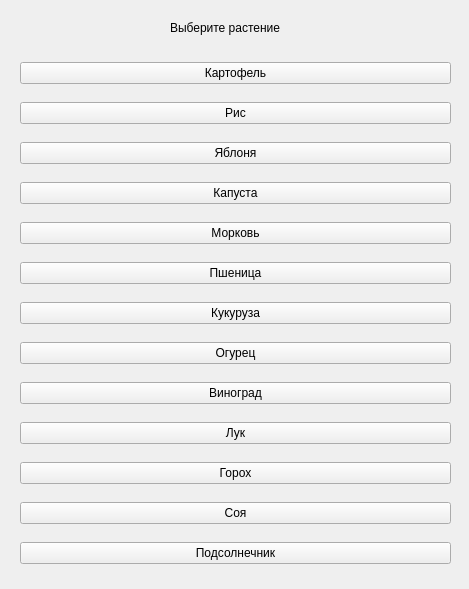
<?xml version="1.0" encoding="UTF-8"?>
<ui version="4.0">
 <class>Forecast</class>
 <widget class="QWidget" name="Forecast">
  <property name="geometry">
   <rect>
    <x>0</x>
    <y>0</y>
    <width>469</width>
    <height>589</height>
   </rect>
  </property>
  <property name="windowTitle">
   <string>Form</string>
  </property>
  <widget class="QWidget" name="verticalLayoutWidget">
   <property name="geometry">
    <rect>
     <x>20</x>
     <y>50</y>
     <width>431</width>
     <height>531</height>
    </rect>
   </property>
   <layout class="QVBoxLayout" name="verticalLayout">
    <item>
     <widget class="QPushButton" name="pushButton_2">
      <property name="text">
       <string>Картофель</string>
      </property>
     </widget>
    </item>
    <item>
     <widget class="QPushButton" name="pushButton_5">
      <property name="text">
       <string>Рис</string>
      </property>
     </widget>
    </item>
    <item>
     <widget class="QPushButton" name="pushButton_6">
      <property name="text">
       <string>Яблоня</string>
      </property>
     </widget>
    </item>
    <item>
     <widget class="QPushButton" name="pushButton_10">
      <property name="text">
       <string>Капуста</string>
      </property>
     </widget>
    </item>
    <item>
     <widget class="QPushButton" name="pushButton_11">
      <property name="text">
       <string>Морковь</string>
      </property>
     </widget>
    </item>
    <item>
     <widget class="QPushButton" name="pushButton_12">
      <property name="text">
       <string>Пшеница</string>
      </property>
     </widget>
    </item>
    <item>
     <widget class="QPushButton" name="pushButton_13">
      <property name="text">
       <string>Кукуруза</string>
      </property>
     </widget>
    </item>
    <item>
     <widget class="QPushButton" name="pushButton_9">
      <property name="text">
       <string>Огурец</string>
      </property>
     </widget>
    </item>
    <item>
     <widget class="QPushButton" name="pushButton_8">
      <property name="text">
       <string>Виноград</string>
      </property>
     </widget>
    </item>
    <item>
     <widget class="QPushButton" name="pushButton_7">
      <property name="text">
       <string>Лук</string>
      </property>
     </widget>
    </item>
    <item>
     <widget class="QPushButton" name="pushButton_4">
      <property name="text">
       <string>Горох</string>
      </property>
     </widget>
    </item>
    <item>
     <widget class="QPushButton" name="pushButton_3">
      <property name="text">
       <string>Соя</string>
      </property>
     </widget>
    </item>
    <item>
     <widget class="QPushButton" name="pushButton">
      <property name="text">
       <string>Подсолнечник</string>
      </property>
     </widget>
    </item>
   </layout>
  </widget>
  <widget class="QLabel" name="label">
   <property name="geometry">
    <rect>
     <x>170</x>
     <y>20</y>
     <width>121</width>
     <height>16</height>
    </rect>
   </property>
   <property name="text">
    <string>Выберите растение</string>
   </property>
  </widget>
 </widget>
 <resources/>
 <connections/>
</ui>
